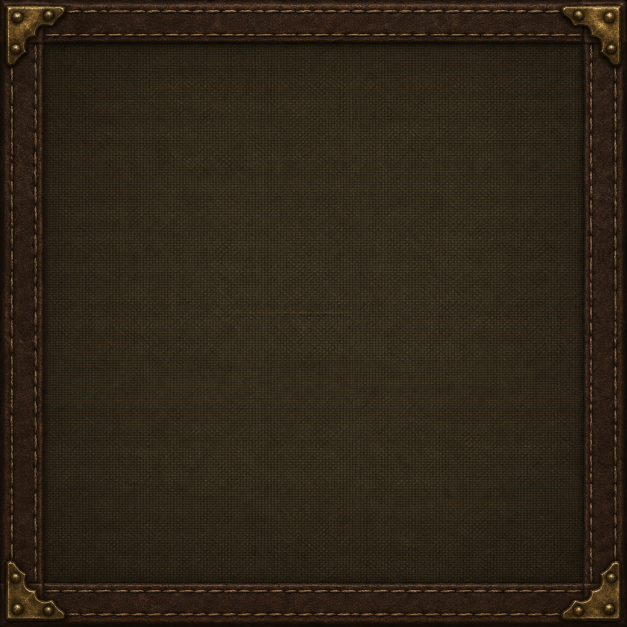
#> input picture assets/source/bagshui/frame-v1/SatchelDonorV1.png, 1254 x 1254 px (shown at 1/2 size)
$ python build_bagshui_v1_runtime.py
#> lines starting #> are read from the running program, lines starting #| are printed output that depends on the picture
"""Export accepted satchel donor; UI geometry stays owned by Bagshui."""
from pathlib import Path
from PIL import Image
import hashlib
import json

ROOT = Path(__file__).resolve().parents[1]
source = ROOT / 'assets/source/bagshui/frame-v1/SatchelDonorV1.png'
out = ROOT / 'addon/AzerothExpeditionUI/Media/Bagshui'
out.mkdir(parents=True, exist_ok=True)
im = Image.open(source).convert('RGBA')
im.resize((512, 512), Image.Resampling.LANCZOS).save(out / 'SatchelFrameV1.tga')
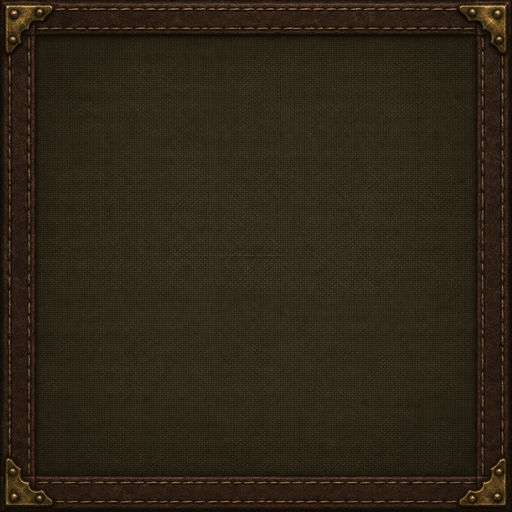
#> saved as SatchelFrameV1.tga: PIL image 512x512 RGBA; mean R, G, B, A 46.1, 36.5, 23.3, 255
# Mirror a quiet central sample into a seamless repeat tile.
sample = im.crop((540, 540, 668, 668)).resize((64, 64), Image.Resampling.LANCZOS)
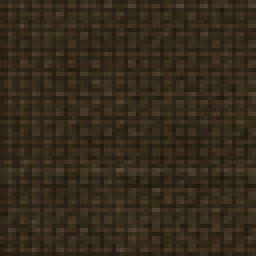
#> sample: PIL image 64x64 RGBA (shown 4 times larger); mean R, G, B, A 51.8, 43.4, 28.6, 255
tile = Image.new('RGBA', (128, 128))
#> tile: PIL image 128x128 RGBA; every value is 0
tile.paste(sample, (0, 0))
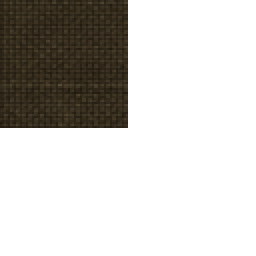
#> tile: PIL image 128x128 RGBA (shown 2 times larger); mean R, G, B, A 13, 10.8, 7.1, 63.8; transparent parts drawn white
tile.paste(sample.transpose(Image.Transpose.FLIP_LEFT_RIGHT), (64, 0))
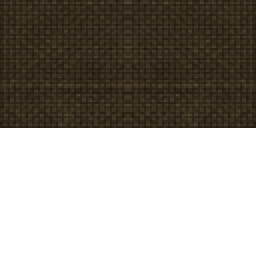
#> tile: PIL image 128x128 RGBA (shown 2 times larger); mean R, G, B, A 25.9, 21.7, 14.3, 127.5; transparent parts drawn white
tile.paste(tile.crop((0, 0, 128, 64)).transpose(Image.Transpose.FLIP_TOP_BOTTOM), (0, 64))
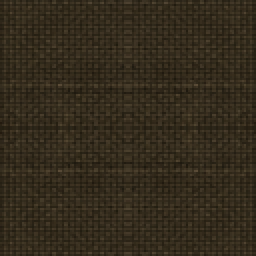
#> tile: PIL image 128x128 RGBA (shown 2 times larger); mean R, G, B, A 51.8, 43.4, 28.6, 255
tile.save(out / 'SatchelClothV1.tga')
files = [source, out / 'SatchelFrameV1.tga', out / 'SatchelClothV1.tga']
manifest = {'version': 1, 'corner_uv': [0, 0.125, 0.875, 1],
            'frame_border_ui': 12, 'cloth_tile_ui': 64, 'minimum_texels_per_ui': 2,
            'files': [{'path': p.relative_to(ROOT).as_posix(),
                       'size': list(Image.open(p).size),
                       'sha256': hashlib.sha256(p.read_bytes()).hexdigest()} for p in files]}
(source.parent / 'SatchelManifestV1.json').write_text(json.dumps(manifest, indent=2) + '\n')
assert tile.size == (128, 128)
print('Bagshui: frame and seamless cloth exported')
